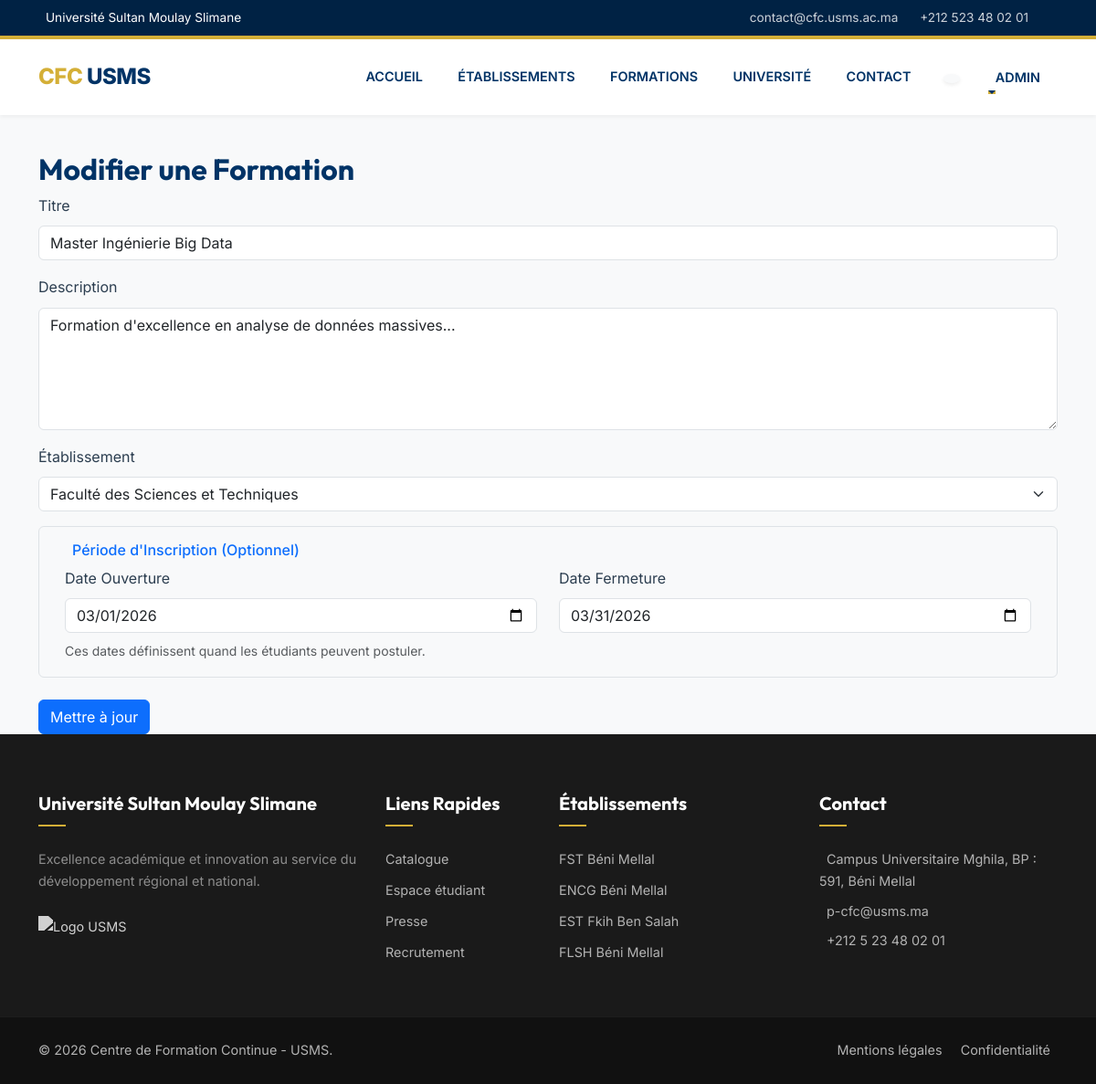
Screenshot of /formations/1/edit (signed in) with the database file from the repository.
### app/models.py (models this page shows, shortened)
class Utilisateur(UserMixin, db.Model):
    __tablename__ = 'users'
    id = db.Column(db.Integer, primary_key=True)
    email = db.Column(db.String(120), unique=True, nullable=False)
    password_hash = db.Column(db.String(256), nullable=False)
    nom = db.Column(db.String(100))
    prenom = db.Column(db.String(100))
    role = db.Column(db.Enum(RoleUtilisateur), default=RoleUtilisateur.CANDIDAT)
    date_creation = db.Column(db.DateTime, default=datetime.utcnow)
    etablissement_id = db.Column(db.Integer, db.ForeignKey('etablissements.id'), nullable=True)
    formations_coordonnees = db.relationship('Formation', secondary='coordination', backref=db.backref('coordinateurs', lazy=True))

class Formation(db.Model):
    __tablename__ = 'formations'
    id = db.Column(db.Integer, primary_key=True)
    titre = db.Column(db.String(200), nullable=False)
    description = db.Column(db.Text)
    categorie = db.Column(db.String(50), default="Divers")
    image = db.Column(db.String(100), default="default_formation.png")
    etablissement_id = db.Column(db.Integer, db.ForeignKey('etablissements.id'), nullable=False)
    etat = db.Column(db.Enum(EtatFormation), default=EtatFormation.BROUILLON)
    date_ouverture = db.Column(db.DateTime, nullable=True)
    date_fermeture = db.Column(db.DateTime, nullable=True)
    inscriptions = db.relationship('Inscription', backref='formation', lazy=True)

class Etablissement(db.Model):
    __tablename__ = 'etablissements'
    id = db.Column(db.Integer, primary_key=True)
    nom = db.Column(db.String(200), nullable=False)
    code = db.Column(db.String(50), unique=True, nullable=False)
    ville = db.Column(db.String(100))
    image = db.Column(db.String(100), default="default_etab.png")
    formations = db.relationship('Formation', backref='etablissement', lazy=True)

### app/routes/formations.py (the view, shortened to what this page needs)
@formations_bp.route('/<int:id>/edit', methods=['GET', 'POST'])
@login_required
def edit(id):
    formation = Formation.query.get_or_404(id)
    check_permission(formation=formation)
    if current_user.role not in [RoleUtilisateur.ADMIN_ETABLISSEMENT, RoleUtilisateur.SUPER_ADMIN]:
        abort(403)
    if current_user.role == RoleUtilisateur.ADMIN_ETABLISSEMENT:
        etablissements = Etablissement.query.filter_by(id=current_user.etablissement_id).all()
    else:
        etablissements = Etablissement.query.all()
    return render_template('formations/edit.html', formation=formation, etablissements=etablissements)

### app/routes/formations.py (called while the page is built, shortened)
def check_permission(formation=None, etab_id=None):
    if current_user.role == RoleUtilisateur.SUPER_ADMIN:
        return True

### app/templates/formations/edit.html (shortened to what this page needs)
{% extends "base.html" %}
{% block content %}
<div class="container mt-4">
    <h2>{% if formation %}Modifier{% else %}Créer{% endif %} une Formation</h2>
    <form method="POST">
        <div class="mb-3">
            <label class="form-label">Titre</label>
            <input type="text" name="titre" class="form-control" value="{{ formation.titre if formation else '' }}"
                required>
        </div>
        <div class="mb-3">
            <label class="form-label">Description</label>
            <textarea name="description" class="form-control"
                rows="5">{{ formation.description if formation else '' }}</textarea>
        </div>
        <div class="mb-3">
            <label class="form-label">Établissement</label>
            <select name="etablissement_id" class="form-select">
                {% for etab in etablissements %}
                <option value="{{ etab.id }}" {% if formation and formation.etablissement_id==etab.id %}selected{% endif
                    %}>{{ etab.nom }}</option>
                {% endfor %}
            </select>
        </div>
        <div class="row mb-4 bg-light p-3 rounded border mx-0">
            <h6 class="text-primary">Période d'Inscription (Optionnel)</h6>
            <div class="col-md-6">
                <label class="form-label">Date Ouverture</label>
                <input type="date" name="date_ouverture" class="form-control"
                    value="{{ formation.date_ouverture.strftime('%Y-%m-%d') if formation and formation.date_ouverture else '' }}">
            </div>
            <div class="col-md-6">
                <label class="form-label">Date Fermeture</label>
                <input type="date" name="date_fermeture" class="form-control"
                    value="{{ formation.date_fermeture.strftime('%Y-%m-%d') if formation and formation.date_fermeture else '' }}">
            </div>
            <div class="form-text mt-2">Ces dates définissent quand les étudiants peuvent postuler.</div>
        </div>
        <button type="submit" class="btn btn-primary">{% if formation %}Mettre à jour{% else %}Enregistrer Brouillon{%
            endif %}</button>
    </form>
</div>
{% endblock %}

### app/templates/base.html (shortened to what this page needs)
<!DOCTYPE html>
<html lang="fr">
<head>
    <link href="https://cdn.jsdelivr.net/npm/bootstrap@5.3.0/dist/css/bootstrap.min.css" rel="stylesheet">
    <link rel="stylesheet" href="{{ url_for('static', filename='style.css') }}">
    <link rel="stylesheet" href="https://cdnjs.cloudflare.com/ajax/libs/font-awesome/6.0.0/css/all.min.css">
</head>
<body>
    <div class="top-bar d-none d-lg-block">
        <div class="container d-flex justify-content-between">
            <div>
                 Université Sultan Moulay Slimane
            </div>
            <div>
                <a href="#"> contact@cfc.usms.ac.ma</a>
                <a href="#"> +212 523 48 02 01</a>
            </div>
        </div>
    </div>
    <nav class="navbar navbar-expand-lg sticky-top">
        <div class="container">
            <a class="navbar-brand" href="{{ url_for('main.index') }}">
                <span style="color:var(--secondary-color)">CFC</span> USMS
            </a>
            <div class="collapse navbar-collapse" id="navbarNav">
                <ul class="navbar-nav ms-auto align-items-center">
                    <li class="nav-item"><a href="{{ url_for('main.index') }}" class="nav-link">Accueil</a></li>
                    <li class="nav-item"><a href="{{ url_for('main.etablissements') }}"
                            class="nav-link">Établissements</a></li>
                    <li class="nav-item"><a href="{{ url_for('main.catalogue') }}" class="nav-link">Formations</a></li>
                    <li class="nav-item"><a href="{{ url_for('main.apropos') }}" class="nav-link">Université</a></li>
                    <li class="nav-item"><a href="{{ url_for('main.contact') }}" class="nav-link">Contact</a></li>
                    <li class="nav-item ms-lg-3">
                        <a href="{{ url_for('main.catalogue') }}"
                            class="btn btn-sm btn-light rounded-circle text-primary shadow-sm" title="Rechercher">
                        </a>
                    </li>
                </ul>
                <ul class="navbar-nav ms-3">
                    {% if current_user.is_authenticated %}
                    <li class="nav-item dropdown">
                        <a class="nav-link dropdown-toggle btn btn-sm btn-outline-primary px-3 rounded-pill" href="#"
                            role="button" data-bs-toggle="dropdown">
                             {{ current_user.prenom }}
                        </a>
                    </li>
                    {% else %}
                    <li class="nav-item">
                        <a href="{{ url_for('auth.login') }}" class="btn btn-cta btn-sm ms-2">
                            <i class="bi bi-box-arrow-in-right me-1"></i> Espace Candidat
                        </a>
                    </li>
                    {% endif %}
                </ul>
            </div>
        </div>
    </nav>
    <main>
        {% block content %}{% endblock %}
    </main>
    <footer>
        <div class="container">
            <div class="row gy-4">
                <div class="col-lg-4 col-md-6">
                    <h5>Université Sultan Moulay Slimane</h5>
                    <p class="text-white-50">Excellence académique et innovation au service du développement régional et
                        national.</p>
                    <div class="mt-4">
                        <img src="https://cfc.usms.ac.ma/public/images/logo_usms.png" alt="Logo USMS"
                            style="height: 60px; filter: grayscale(100%) brightness(200%); opacity: 0.8;">
                    </div>
                </div>
                <div class="col-lg-2 col-md-6">
                    <h5>Liens Rapides</h5>
                    <a href="#">Catalogue</a>
                    <a href="#">Espace étudiant</a>
                    <a href="#">Presse</a>
                    <a href="#">Recrutement</a>
                </div>
                <div class="col-lg-3 col-md-6">
                    <h5>Établissements</h5>
                    <a href="#">FST Béni Mellal</a>
                    <a href="#">ENCG Béni Mellal</a>
                    <a href="#">EST Fkih Ben Salah</a>
                    <a href="#">FLSH Béni Mellal</a>
                </div>
                <div class="col-lg-3 col-md-6">
                    <h5>Contact</h5>
                    <p class="mb-2"> Campus Universitaire Mghila, BP :
                        591, Béni Mellal</p>
                    <p class="mb-2"> p-cfc@usms.ma</p>
                    <p> +212 5 23 48 02 01</p>
                </div>
            </div>
        </div>
        <div class="footer-bottom">
            <div class="container">
                <div class="row">
                    <div class="col-md-6 text-md-start">
                        &copy; 2026 Centre de Formation Continue - USMS.
                    </div>
                    <div class="col-md-6 text-md-end">
                        <a href="#" class="d-inline text-decoration-none mx-2">Mentions légales</a>
                        <a href="#" class="d-inline text-decoration-none mx-2">Confidentialité</a>
                    </div>
                </div>
            </div>
        </div>
    </footer>
</body>
</html>

### app/static/style.css (style rules this page uses)
:root { --primary-color: #003366; --primary-dark: #002244; --secondary-color: #D4AF37; --secondary-light: #F4E5B0; --text-primary: #2C3E50; --text-secondary: #596E7F; --bg-light: #F8F9FA; --bg-white: #FFFFFF; --font-heading: 'Outfit', sans-serif; --font-body: 'Inter', sans-serif; --radius-sm: 4px; --radius-md: 8px; --shadow-sm: 0 2px 4px rgba(0, 0, 0, 0.05); --shadow-md: 0 4px 6px rgba(0, 0, 0, 0.08); --shadow-lg: 0 10px 15px rgba(0, 0, 0, 0.1); }
body { font-family: var(--font-body); background-color: var(--bg-light); color: var(--text-primary); line-height: 1.7; display: flex; flex-direction: column; min-height: 100vh; }
h1, h2, h3, h4, h5 { font-family: var(--font-heading); color: var(--primary-color); font-weight: 700; }
.top-bar { background-color: var(--primary-dark); color: white; font-size: 0.85rem; padding: 0.5rem 0; }
.top-bar a { color: rgba(255, 255, 255, 0.8); text-decoration: none; margin-left: 1rem; transition: color 0.2s; }
.navbar { background: white !important; box-shadow: var(--shadow-sm); padding: 1rem 0; border-top: 4px solid var(--secondary-color); }
.navbar-brand { font-size: 1.5rem; font-weight: 800; color: var(--primary-color) !important; letter-spacing: -0.5px; }
.nav-link { font-weight: 600; color: var(--primary-color) !important; margin: 0 0.2rem; text-transform: uppercase; font-size: 0.9rem; position: relative; padding: 0.5rem 1rem !important; }
.nav-link:after { content: ''; display: block; width: 0; height: 2px; background: var(--secondary-color); transition: width .3s; position: absolute; bottom: 0; left: 10%; }
footer { background-color: #1a1a1a; color: #b3b3b3; padding-top: 4rem; margin-top: auto; font-size: 0.9rem; }
footer h5 { color: white; margin-bottom: 1.5rem; position: relative; padding-bottom: 0.8rem; }
footer h5:after { content: ''; width: 30px; height: 2px; background: var(--secondary-color); position: absolute; bottom: 0; left: 0; }
footer a { color: #b3b3b3; text-decoration: none; transition: color 0.2s; display: block; margin-bottom: 0.6rem; }
.footer-bottom { background-color: #111; padding: 1.5rem 0; margin-top: 3rem; text-align: center; border-top: 1px solid rgba(255, 255, 255, 0.05); }

### rows the page displays
Utilisateur: prenom "ADMIN"
Formation: titre "Master Ingénierie Big Data", description "Formation d'excellence en analyse de données massives...", etablissement_id "Faculté des Sciences et Techniques", date_ouverture "03/01/2026", date_fermeture "03/31/2026"
